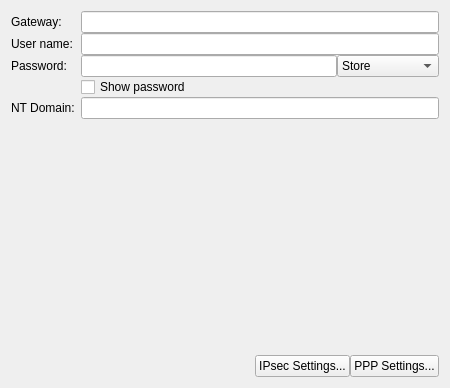
<?xml version="1.0" encoding="UTF-8"?>
<ui version="4.0">
 <class>L2tpWidget</class>
 <widget class="QWidget" name="L2tpWidget">
  <property name="geometry">
   <rect>
    <x>0</x>
    <y>0</y>
    <width>450</width>
    <height>388</height>
   </rect>
  </property>
  <layout class="QFormLayout" name="formLayout">
    <property name="verticalSpacing">
    <number>0</number>
    </property>
   <item row="0" column="0">
    <widget class="QLabel" name="label_2">
     <property name="text">
      <string>Gateway:</string>
     </property>
    </widget>
   </item>
   <item row="0" column="1">
    <widget class="QLineEdit" name="gateway"/>
   </item>
   <item row="1" column="0">
    <widget class="QLabel" name="label_4">
     <property name="text">
      <string>User name:</string>
     </property>
    </widget>
   </item>
   <item row="1" column="1">
    <widget class="QLineEdit" name="username"/>
   </item>
   <item row="2" column="0">
    <widget class="QLabel" name="label_5">
     <property name="text">
      <string>Password:</string>
     </property>
    </widget>
   </item>
   <item row="2" column="1">
    <layout class="QHBoxLayout" name="horizontalLayout" stretch="3,1">
     <item>
      <widget class="KLineEdit" name="password">
       <property name="passwordMode">
        <bool>true</bool>
       </property>
      </widget>
     </item>
     <item>
      <widget class="QComboBox" name="cboUserPasswordType">
       <item>
        <property name="text">
         <string>Store</string>
        </property>
       </item>
       <item>
        <property name="text">
         <string>Always Ask</string>
        </property>
       </item>
       <item>
        <property name="text">
         <string>Not Required</string>
        </property>
       </item>
      </widget>
     </item>
    </layout>
   </item>
   <item row="3" column="1">
    <widget class="QCheckBox" name="cbShowPassword">
     <property name="text">
      <string>Show password</string>
     </property>
    </widget>
   </item>
   <item row="4" column="0">
    <widget class="QLabel" name="label_6">
     <property name="text">
      <string>NT Domain:</string>
     </property>
    </widget>
   </item>
   <item row="4" column="1">
    <widget class="QLineEdit" name="domain"/>
   </item>
   <item row="5" column="0">
    <spacer name="verticalSpacer">
     <property name="orientation">
      <enum>Qt::Vertical</enum>
     </property>
     <property name="sizeHint" stdset="0">
      <size>
       <width>20</width>
       <height>216</height>
      </size>
     </property>
    </spacer>
   </item>
   <item row="6" column="0" colspan="2">
    <layout class="QHBoxLayout" name="horizontalLayout_2">
     <item>
      <spacer name="horizontalSpacer">
       <property name="orientation">
        <enum>Qt::Horizontal</enum>
       </property>
       <property name="sizeHint" stdset="0">
        <size>
         <width>188</width>
         <height>22</height>
        </size>
       </property>
      </spacer>
     </item>
     <item>
      <widget class="QPushButton" name="btnIPSecSettings">
       <property name="text">
        <string>IPsec Settings...</string>
       </property>
      </widget>
     </item>
     <item>
      <widget class="QPushButton" name="btnPPPSettings">
       <property name="text">
        <string>PPP Settings...</string>
       </property>
      </widget>
     </item>
    </layout>
   </item>
  </layout>
 </widget>
 <customwidgets>
  <customwidget>
   <class>KLineEdit</class>
   <extends>QLineEdit</extends>
   <header>klineedit.h</header>
  </customwidget>
 </customwidgets>
 <tabstops>
  <tabstop>gateway</tabstop>
  <tabstop>username</tabstop>
  <tabstop>password</tabstop>
  <tabstop>cboUserPasswordType</tabstop>
  <tabstop>cbShowPassword</tabstop>
  <tabstop>domain</tabstop>
  <tabstop>btnIPSecSettings</tabstop>
  <tabstop>btnPPPSettings</tabstop>
 </tabstops>
 <resources/>
 <connections/>
</ui>
